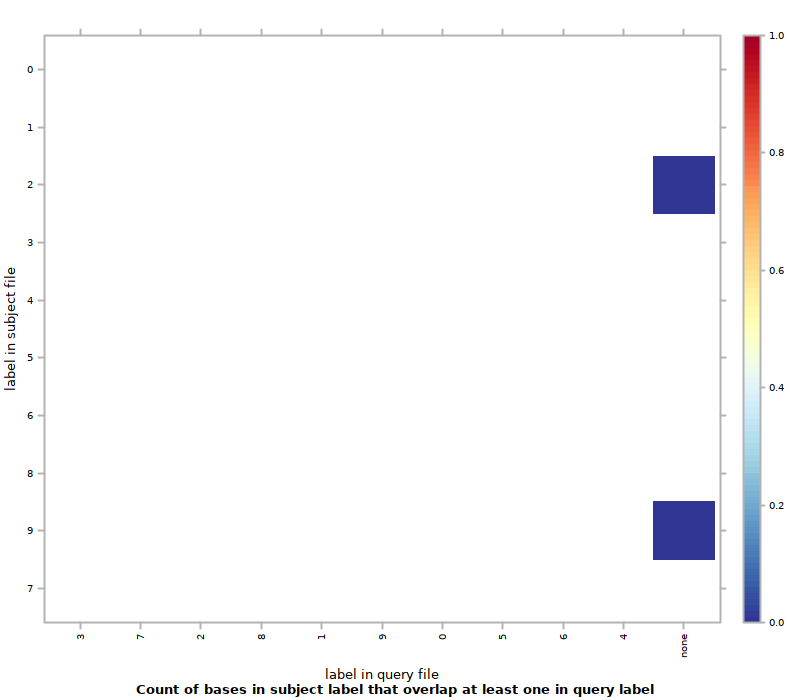

This figure's R source:
#!/usr/bin/env Rscript
## transcript produced by Segtools 1.1.14

segtools.r.dirname <-
  system2("python",
          c("-c", "'import segtools; print segtools.get_r_dirname()'"),
          stdout = TRUE)

source(file.path(segtools.r.dirname, 'common.R'))
source(file.path(segtools.r.dirname, 'overlap.R'))
save.overlap.performance('./MCseq1bp50bp/overlap-ordered', 'overlap.performance', './MCseq1bp50bp/overlap-ordered/overlap.tab', row.normalize = 'FALSE', mnemonic_file = './MCseq1bp50bp/overlap-direct/mnemonics1_new.txt', clobber = FALSE, col_mnemonic_file = './MCseq1bp50bp/overlap-direct/mnemonics2_new.txt')
save.overlap.heatmap('./MCseq1bp50bp/overlap-ordered', 'overlap', './MCseq1bp50bp/overlap-ordered/overlap.tab', clobber = FALSE, col_mnemonic_file = './MCseq1bp50bp/overlap-direct/mnemonics2_new.txt', cluster = FALSE, max_contrast = FALSE, row.normalize = 'FALSE', mnemonic_file = './MCseq1bp50bp/overlap-direct/mnemonics1_new.txt')
